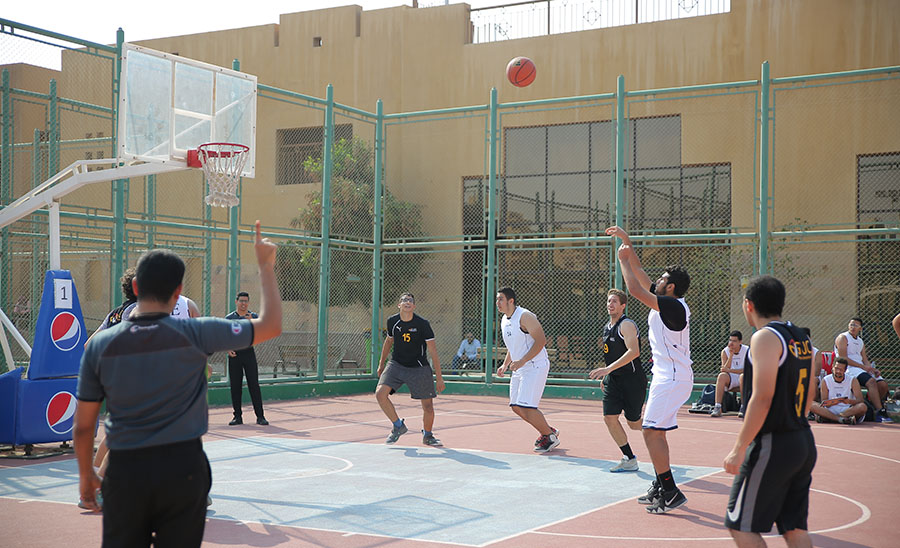
#> input picture open_cv/ImageHandler.jpeg, 900 x 548 px
$ python object_detection.py
#> lines starting #> are read from the running program, lines starting #| are printed output that depends on the picture
import cv2
import numpy as np

base = cv2.imread('ImageHandler.jpeg',0)
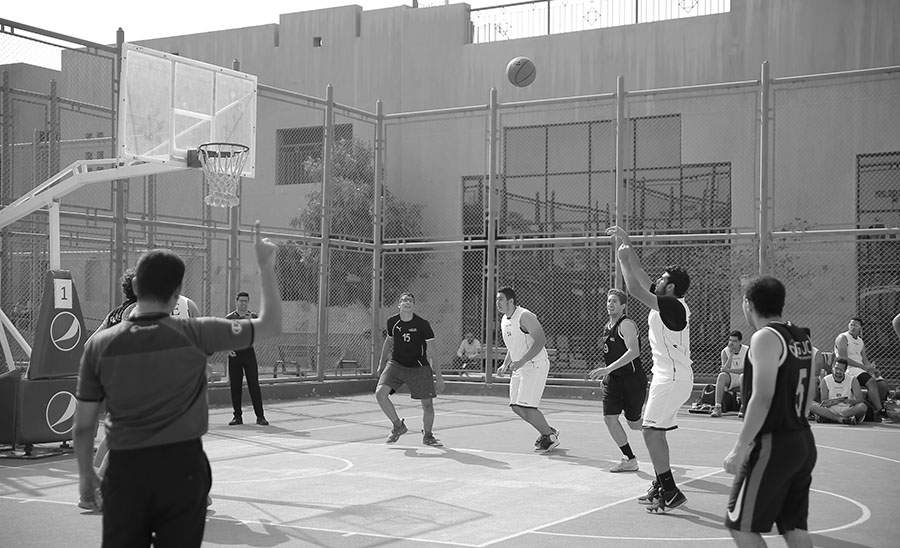
#> base: shape (548, 900); min 0, max 255, mean 132.7
basketball = cv2.imread('basketball.png',0)
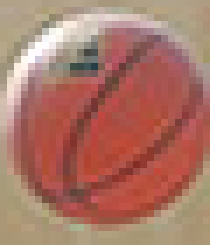
#> input picture open_cv/basketball.png, 30 x 35 px (shown 7 times larger)
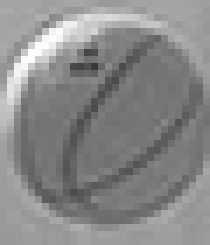
#> basketball: shape (35, 30) (shown 7 times larger); min 56, max 254, mean 137
base_image_2 = base.copy()
h, w = basketball.shape
#> h = 35; w = 30
methods = [cv2.TM_CCOEFF, cv2.TM_CCOEFF_NORMED, cv2.TM_CCORR,
            cv2.TM_CCORR_NORMED, cv2.TM_SQDIFF, cv2.TM_SQDIFF_NORMED]
for method in methods:
    base2 = base.copy()

    result = cv2.matchTemplate(base2, basketball, method)
    min_val, max_val, min_loc, max_loc = cv2.minMaxLoc(result)
    if method in [cv2.TM_SQDIFF, cv2.TM_SQDIFF_NORMED]:
        location = min_loc
    else:
        location = max_loc

    bottom_right = (location[0] + w, location[1] + h)
    cv2.rectangle(base2, location, bottom_right, 255, 5)
    cv2.imshow('Match', base2)
    cv2.waitKey(0)
    cv2.destroyAllWindows()
#> this loop made 6 passes
#> (min_val, max_val, min_loc, location, bottom_right) on passes 1 to 4: (-1203342.8, 1174217.4, (634, 395), (646, 468), (676, 503)), (-0.59, 0.994, (165, 288), (506, 55), (536, 90)), (2607115, 36674736, (143, 508), (82, 0), (112, 35)), (0.622, 0.999, (181, 442), (506, 55), (536, 90))
#> (min_val, max_val, max_loc, location, bottom_right) on passes 5 to 6: (50166, 16056484, (143, 508), (506, 55), (536, 90)), (0.00249, 1, (147, 248), (506, 55), (536, 90))
#> pass 1, `result = cv2.matchTemplate(base2, basketball, method)`:
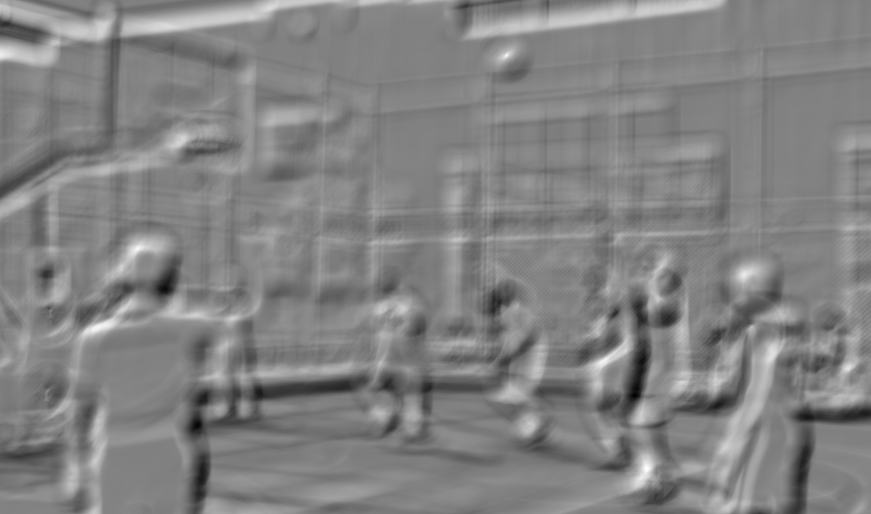
#> result: shape (514, 871) float32; min -1203342.8, max 1174217.4, mean 12070.1; drawn with min black and max white
#> pass 2, `result = cv2.matchTemplate(base2, basketball, method)`:
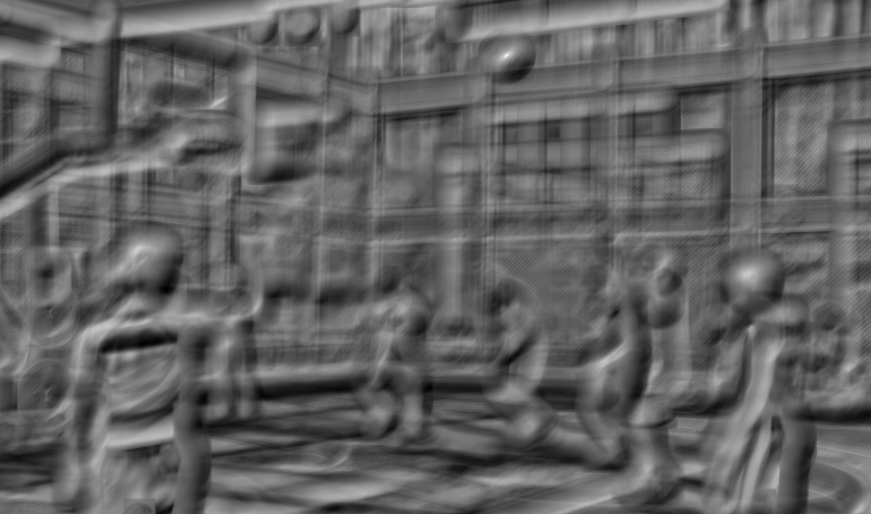
#> result: shape (514, 871) float32; min -0.59, max 0.994, mean 0.0231; drawn with min black and max white
#> pass 2, `cv2.imshow('Match', base2)`:
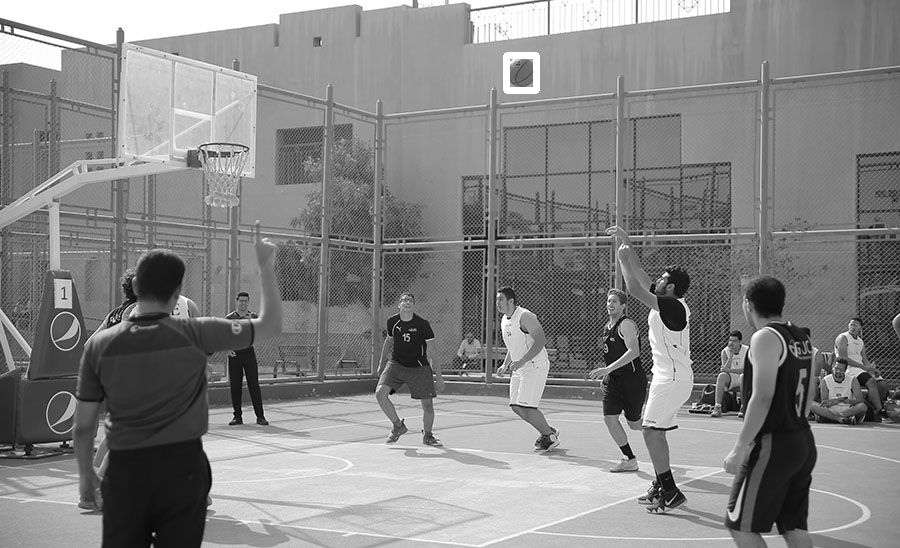
#> window 'Match': shape (548, 900); min 0, max 255, mean 132.9
#> after the loop:
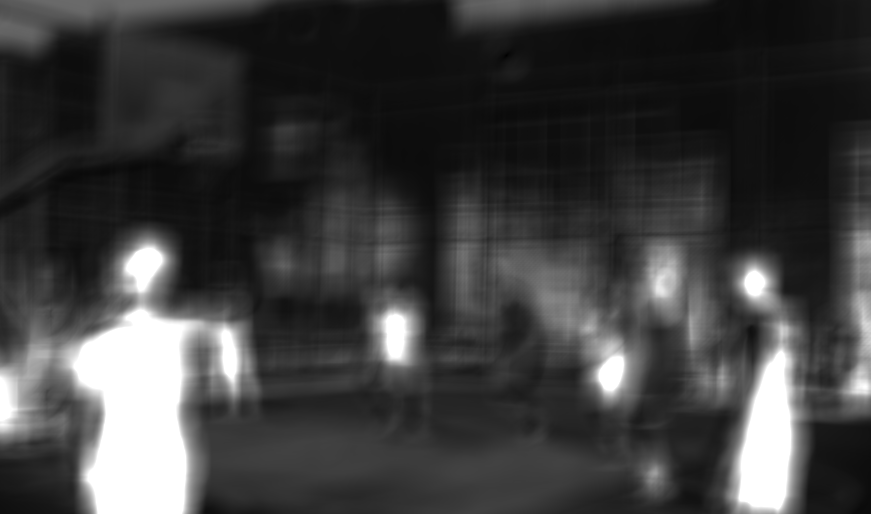
#> result: shape (514, 871) float32; min 0.00249, max 1, mean 0.244
